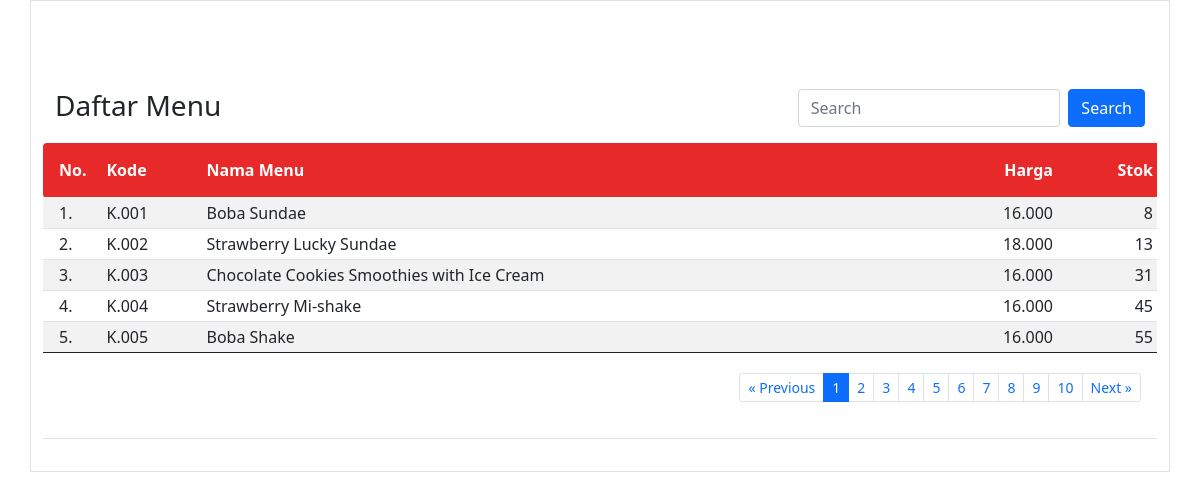
/produk_kasir/index.php (signed in), run on the app's committed database.
### tables this page shows
CREATE TABLE `produk` (
  `id_produk` int(11) NOT NULL,
  `kode_produk` varchar(15) DEFAULT NULL,
  `nama_produk` varchar(50) DEFAULT NULL,
  `harga` int(11) DEFAULT NULL,
  `stok` int(11) DEFAULT NULL
);

### produk_kasir/index.php (the view, shortened to what this page needs)
<?php
if(!isset($_SESSION['username'])&&!isset($_SESSION['password'])){
?>
<meta http-equiv="refresh" content="0;url=../login.php">
<?php
}else{
?>
<html>
<!DOCTYPE html>
<html lang="en">
<head>
    <link rel="stylesheet" href="../bootstrap/css/bootstrap.min.css" />
</head>
<body>
<main class="container border py-3">
<br><br><br>
<div class="container">
	<div class="row">
			<div class="col-sm-8"><h3>Daftar Menu</h3></div>
			<div class="col-sm-4">
					<form class="d-flex" method="GET" action="">
        	<input class="form-control me-2" type="text" placeholder="Search" name="np">
        	<button class="btn btn-primary" type="submit">Search</button>
      </form>
			</div>
	</div>
</div>
<table class="table table-hover table-striped table-sm">
	<thead class="text-white" style="background: #E72929;">
		<tr>
			<th class="p-3 rounded-start" width="55px">No.</th>
			<th class="py-3" width="100px">Kode</th>
			<th class="py-3">Nama Menu</th>
			<th class="py-3 text-end" width="150px">Harga</th>
			<th class="py-3 text-end" width="100px">Stok</th>
		</tr>
	</thead>
	<tbody>
		<?php
		include "../config.php";
		$batas = 5;
		$halaman = isset($_GET['halaman'])?(int)$_GET['halaman'] : 1;
		$halaman_awal = ($halaman>1) ? ($halaman * $batas) - $batas : 0;
		$previous = $halaman - 1;
		$next = $halaman + 1;
		if(isset($_GET['np'])){
			$np=$_GET['np'];
			$sqldata="select * from produk where nama_produk like '%$np%'";
		}else{
			$sqldata="select * from produk";
		}
		$resdata=mysqli_query($koneksi,$sqldata);
		$jumlah_data = mysqli_num_rows($resdata);
		$total_halaman = ceil($jumlah_data / $batas);
		if(isset($_GET['np'])){
			$np=$_GET['np'];
			$sql="select * from produk where nama_produk like '%$np%' limit $halaman_awal, $batas";
		}else{
			$sql="select * from produk limit $halaman_awal, $batas";
		}
		$result=mysqli_query($koneksi,$sql);
		$no= $halaman_awal+1;
		while($data=mysqli_fetch_array($result)){
			$hp=number_format($data['harga'],0,",",".");
			$kp=$data['kode_produk'];
			$stokawal=$data['stok'];
			$sqlst="select * from detail_penjualan where kode_produk='$kp'";
			$resst=mysqli_query($koneksi,$sqlst);
			$jmlst=0;
			while($dtst=mysqli_fetch_array($resst)){
				$jml=$dtst['jumlah'];
				$jmlst=$jmlst+$jml;
			}
			$jmltp=0;
			$stokakhir=$stokawal-$jmlst+$jmltp;
			$sp=number_format($stokakhir,0,",",".");
			if($stokakhir<=0){
				$st_akhir="<span class='text-danger'><b>Habis</b></span>";
			}else{
				$st_akhir=$sp;
			}
		?>
		<tr>
				<td class="px-3"><?= $no ?>.</td>
				<td><?= $data['kode_produk'] ?></td>
				<td><?= $data['nama_produk'] ?></td>
				<td align="right"><?= $hp ?></td>
				<td align="right"><?= $st_akhir ?></td>
		</tr>
		<?php
		$no++;
		}
		?>
	</tbody>
	<tfoot>
		<tr>
			<td colspan="6" class="text-center">
				<div class="container">
					<div class="row">
						<div class="col-4 text-start py-3">
						</div>
						<div class="col-8 text-end py-3">
							<ul class="pagination justify-content-end pagination-sm">
								<li class="page-item"><a class="page-link" <?php if($halaman > 1){ echo "href='?halaman=$previous'"; } ?>>&laquo; Previous</a></li>
								<?php
								for($x=1;$x<=$total_halaman;$x++){
									if($x==$halaman){
								?>
									<li class="page-item active"><a class="page-link" href="?halaman=<?php echo $x ?>"><?php echo $x; ?></a></li>
								<?php
									}else{
								?>
									<li class="page-item"><a class="page-link" href="?halaman=<?php echo $x ?>"><?php echo $x; ?></a></li>
								<?php
									}
								}
								?>
								<li class="page-item"><a class="page-link" <?php if($halaman < $total_halaman) { echo "href='?halaman=$next'"; } ?>>Next &raquo;</a></li>
							</ul>
						</div>
					</div>
				</div>
			</td>
		</tr>
	</tfoot>
</table>
</main>
</body>
</html>
<?php } ?>

### data on the page
produk: kode_produk "K.001", nama_produk "Boba Sundae", harga "16.000", stok "8"
produk: kode_produk "K.002", nama_produk "Strawberry Lucky Sundae", harga "18.000", stok "13"
produk: kode_produk "K.003", nama_produk "Chocolate Cookies Smoothies with Ice Cream", harga "16.000", stok "31"
produk: kode_produk "K.004", nama_produk "Strawberry Mi-shake", harga "16.000", stok "45"
produk: kode_produk "K.005", nama_produk "Boba Shake", harga "16.000", stok "55"
